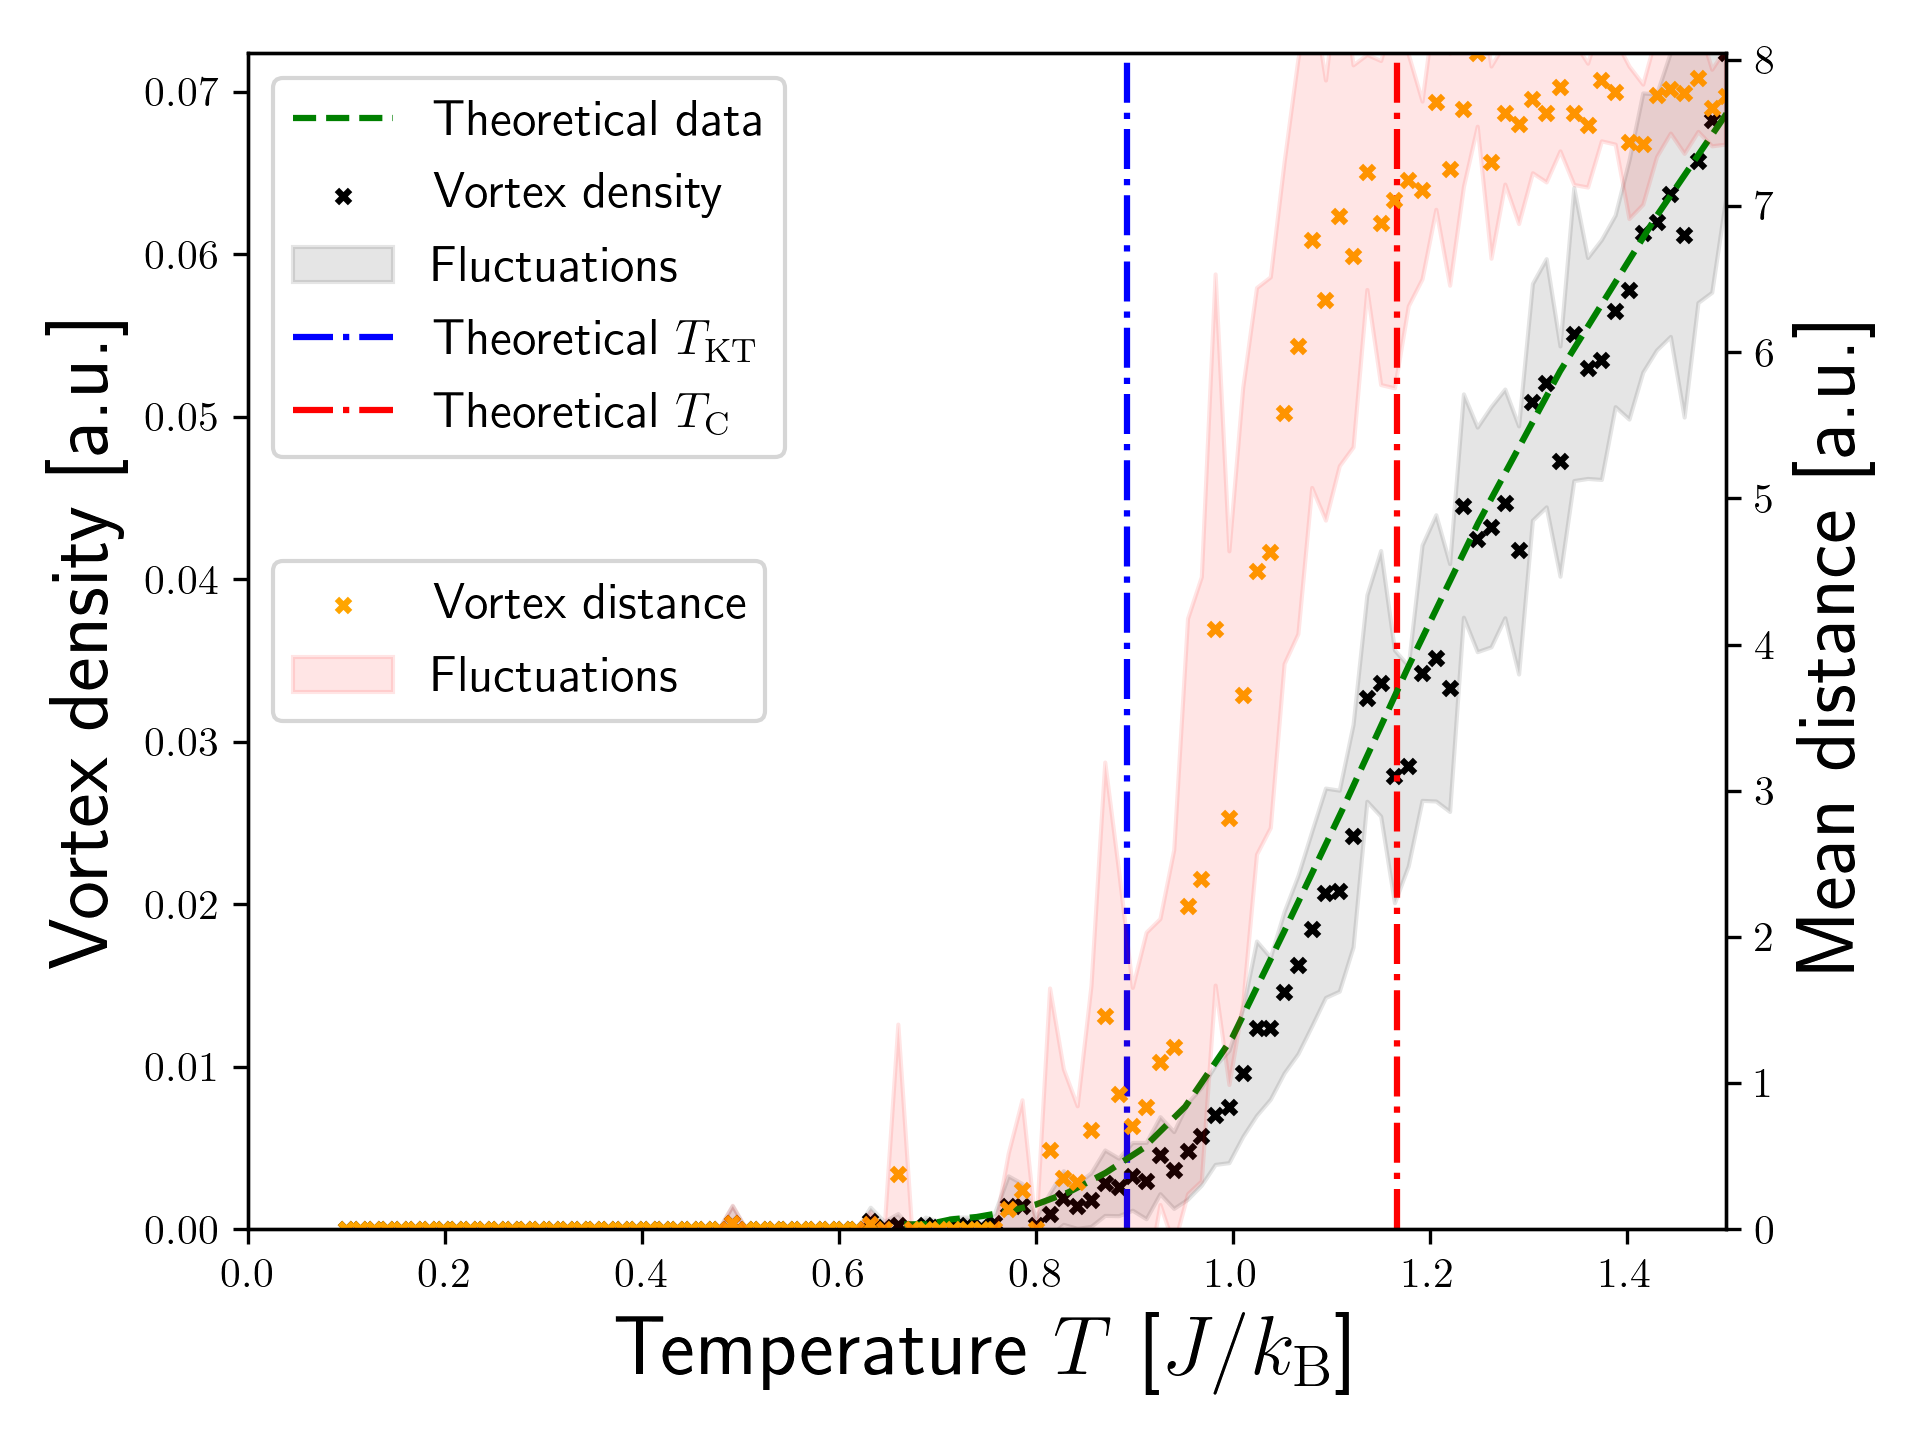

This figure's Python source:
import numpy as np
from joblib import Parallel, delayed
import multiprocessing
from multiprocessing import Pool
num_cores            = multiprocessing.cpu_count()
from tqdm import trange
import matplotlib.pyplot as plt
import matplotlib as mpl
mpl.rcParams['text.usetex'] = True
import time
from scipy.optimize import curve_fit
from itertools import combinations

num_vertex_mean = np.zeros(101)
list_num        = [1,2,3,4,5,6,7,8,9,10,11,12,13,14,15,16,17,18,19,20,21,22,23,24,25,26,27,28,29,30]
std_vertex      = np.zeros((len(list_num),len(num_vertex_mean)))
mean_distance   = np.zeros(101)
std_distance    = np.zeros((len(list_num),len(num_vertex_mean)))
def dist(p1, p2):
    (x1, y1), (x2, y2) = p1, p2
    return np.sqrt((x2 - x1)**2 + (y2 - y1)**2)

for num in list_num:
    num_vertex = []
    L          = 16
    tind       = 0
    for T in np.linspace(0.1,1.5,101):
        XY = np.loadtxt('vortex_data/config'+str(num)+'/config_L'+str(L)+'_N101_T_'+str(T)+'.data')
        X,Y                = np.mgrid[0:L,0:L]
        vortex_density     = np.zeros((L-1,L-1))
        num_vortex         = 0
        num_vortex_        = 0
        num_antivortex     = 0
        x_pos_vortex       = []
        y_pos_vortex       = []
        x_pos_antivortex   = []
        y_pos_antivortex   = []
        x_pos_whole_vortex = []
        y_pos_whole_vortex = []
        for i in range(L-1):
            for j in range(L-1):
                vortex_density[i][j] = XY[i][j]+XY[i+1][j]+XY[i][j+1]+XY[i+1][j+1]#d1+d2+d3+d4
                coproj               = np.cos(XY[i][j])+np.cos(XY[i+1][j])+np.cos(XY[i][j+1])+np.cos(XY[i+1][j+1])
                sinproj              = np.sin(XY[i][j])+np.sin(XY[i+1][j])+np.sin(XY[i][j+1])+np.sin(XY[i+1][j+1])

                if np.abs(coproj) < 1 and np.abs(sinproj) < 1:
                    num_vortex +=1
                    if np.sign(vortex_density[i][j]) == +1:
                        x_pos_vortex.append(i+0.5)
                        y_pos_vortex.append(j+0.5)
                        num_vortex_ += 1
                    else:
                        x_pos_antivortex.append(i+0.5)
                        y_pos_antivortex.append(j+0.5)
                        num_antivortex +=1
                    x_pos_whole_vortex.append(i+0.5)
                    y_pos_whole_vortex.append(j+0.5)

        num_vertex.append(num_vortex/L**2)
        std_vertex[int(num-1)][tind] =  (num_vortex/L**2)
        num_vertex_mean[tind]       += (num_vortex/L**2)/len(list_num)
        points = list(zip(x_pos_whole_vortex,y_pos_whole_vortex))
        distances = [dist(p1, p2) for p1, p2 in combinations(points, 2)]
        if len(distances) != 0:
            avg_distance = sum(distances) / len(distances)
            mean_distance[tind]           += avg_distance/len(list_num)
            std_distance[int(num-1)][tind] = avg_distance
        tind += 1

x_theoretical = [0.6664025356576861   , 0.690174326465927    , 0.713946117274168    , 0.740095087163233    ,  0.768621236133122   ,  0.7995245641838352  ,  0.8328050713153724 , 0.8708399366085579   , 0.9088748019017432  ,  0.9516640253565768,  0.9992076069730587,  1.0515055467511885,  1.1109350237717908,  1.1774960380348654, 1.248811410459588, 1.3320126782884312,  1.4294770206022187, 1.5364500792393028, 1.6648177496038035,  1.8169572107765453,  2]
y_theoretical = [0.0003016591251885359, 0.0003016591251885359, 0.0006033182503770718, 0.0007541478129713536, 0.0010558069381598756, 0.0015082956259426794, 0.002262443438914033, 0.0034690799396681765, 0.004977375565610856, 0.007541478129713425, 0.011764705882352941, 0.01825037707390649, 0.025791855203619915, 0.03453996983408748, 0.04343891402714932, 0.05279034690799397, 0.06229260935143289, 0.07179487179487179, 0.08099547511312218, 0.08974358974358976, 0.09849170437405733]
true_std      = []
true_d_std    = []
for i in range(len(num_vertex_mean)):
    true_std.append(   np.std( [std_vertex[jj][i]    for jj in range(len(list_num))] ))
    true_d_std.append( np.std( [std_distance[jj][i]  for jj in range(len(list_num))] ))

up_bound   = []
lo_bound   = []
up_d_bound = []
lo_d_bound = []
for i in range(len(num_vertex_mean)):
    up_bound.append(num_vertex_mean[i]+true_std[i]/2.0)
    lo_bound.append(num_vertex_mean[i]-true_std[i]/2.0)
    up_d_bound.append(mean_distance[i]+true_d_std[i]/2.0)
    lo_d_bound.append(mean_distance[i]-true_d_std[i]/2.0)

##

fig,ax = plt.subplots()

ax.scatter(np.linspace(0.1,1.5,len(num_vertex_mean)),num_vertex_mean,s=10,marker='x',color='black',label='Vortex density')
ax.fill_between(np.linspace(0.1,1.5,len(num_vertex_mean)),up_bound,lo_bound,color='black',alpha=0.1,label='Fluctuations')
ax.set_xlabel(r'Temperature $T$ [$J/k_\mathrm{B}$]',fontsize=20)
ax.set_ylabel(r'Vortex density [a.u.]',fontsize=20)
ax.plot(x_theoretical,y_theoretical,ls='--',color='green',label='Theoretical data')
ax.vlines(0.893,0,max(num_vertex_mean),ls='-.',color='blue',label=r'Theoretical $T_\mathrm{KT}$')
ax.vlines(1.167,0,max(num_vertex_mean),ls='-.',color='red',label=r'Theoretical $T_\mathrm{C}$')
ax.set_xlim(0,1.5)
ax.set_ylim(0,max(num_vertex_mean))
ax.legend(loc='upper left',fontsize=12)

ax2 = ax.twinx()
ax2.scatter(np.linspace(0.1,1.5,len(num_vertex_mean)),mean_distance,s=10,marker='x',color='orange',label='Vortex distance')
ax2.fill_between(np.linspace(0.1,1.5,len(num_vertex_mean)),up_d_bound,lo_d_bound,color='red',alpha=0.1,label='Fluctuations')
ax2.set_xlim(0,1.5)
ax2.set_ylim(0,max(mean_distance))
ax2.set_xlabel(r'Temperature $T$ [$J/k_\mathrm{B}$]',fontsize=20)
ax2.set_ylabel(r'Mean distance [a.u.]',fontsize=20)

ax2.legend(loc='center left',fontsize=12)

plt.gcf()
plt.tight_layout()
plt.savefig('Vortex_data.png',dpi=300)
plt.clf()
